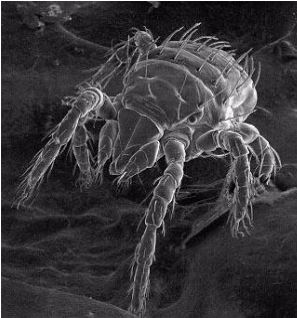
%> input picture GrayscaleImageColoring/MyColorization/desImage02.jpg, 297 x 318 px
$ octave 'myColorization03-冲突-SabreHawk.m'   (GNU Octave 9; MATLAB toolbox functions it lacks are replaced by stand-ins)
%> lines starting %> are read from the running program, lines starting %| are printed output that depends on the picture; in (x1, y1, x2, y2) boxes, pixels count from 0 and x2, y2 are one past the last pixel; in counts of white or black regions, pixels touching at a corner belong together; the program's own positions count from 1
### GrayscaleImageColoring/MyColorization/mySLIC.m
%{
File Illustration:
Creation Time : 2017/5/9
Creator : SabreHawk - Zhiquan Wang

  TimeStep  |    Author     |  Comment
2017 /5 /9  | Zhiquan Wang  |  Create The File
2017 /5 /10 | Zhiquan Wang  |  Complete Function : Initialize Cluster Centers
2017 /5 /11 | Zhiquan Wang  |  Complete Function : Perturb Cluster Centers
            |               |                      To The Lowest Gradient Position In Neighborhood
2017 /5 /12 | Zhiquan Wang  |  Complete Function : Upadate The Cluster Centers & Perform SuperPixel
2017 /5 /18 | Zhiquan Wang  |  Complete Function : Enforce Superpixel Connectivity
2017 /6 /2  | Zhiquan Wang  |  Modify Function   :Modify The Implementation Of The Function (Function Uncompleted)
2017 /6 /11 | Zhiquan Wang  |  Modify Function   :Check BUG And Modify The Implementation Of The Function (Function Completed)
2017 /6 /13 | Zhiquan Wang  |  Modify Function   :Check BUG
2017 /6 /14 | Zhiquan Wang  |  Modify Function   :Check BUG
2017 /6 /19 | Zhiquan Wang  |  Modify Function   :Transform Script To Function
%}
%{
Method Illustration:
Function:
    [1] SuperPixel Segmentation : Merge The Pixels In The Input Image To SuperPixels
Input Parameters:
    [1] inImageMatrix - Target Segmentation Image Matrix
    [2] K - The Approximately Number Of Clustering Pixels
    [3] M - The Factor M In The Formula While Calculating Distance (Ds)
Output Paramenters:
    [1] outImageMatrix - The Segmented Image Which Assigned With Labels
%}

function [outImageMatrix,outClusterNum] = mySLIC(initialImageMatrix,K,M)
if size(size(initialImageMatrix)) == [1,2]
    initialImageMatrix = cat(3,initialImageMatrix,initialImageMatrix,initialImageMatrix);
end
inImageMatrix = rgb2lab(initialImageMatrix);

if nargin == 1
    K = 400;
    M = 40;
end
if nargin == 2
    M = 40;
end

[imHeight ,imWidth,imDepth] = size(inImageMatrix);                         % Get The Size Of Input Image
N = imHeight * imWidth;                                                    % The Numebr Of Pixels
S = ceil(sqrt(N/K));                                                       % The Size Of Each Initial SuperPixels
maxIterator = 15;                                                         % The Maximum Times Of Iterating
%=============================================================================================================%

%=============================================================================================================%
%Set Initial Position Of Each Clustering Pixel
outImageMatrix = zeros(imHeight,imWidth);
% initialize output Image Matrix
%Set The Num Of Rows And Columns
rowNum = fix(imHeight/S);
columnNum = fix(imWidth/S);

rowOffset = imHeight - rowNum * S;
if rowOffset < 0
    rowNum = rowNum - 1;
    rowOffset = imHeight - rowNum * S;
end
rowPerOffset = rowOffset / rowNum;
columnOffset = imWidth - columnNum * S;
if columnOffset < 0
    columnNum = columnNum - 1;
    columnOffset = imHeight - columnNum * S;
end
columnPerOffset = columnOffset / columnNum;
clusterMatrix = zeros(rowNum * columnNum , 6);                             % initialize A Matrix To Storage The Information Of Each Cluster(L,a,b,x,y,size)
clusterCounter = 0;                                                        % Count The Num Of Clustering Pixel While Initializing
for i = 1:rowNum
    for j = 1:columnNum
        %Find Position Of Clustering Pixel
        seedX = ceil((i - 1) * (S + rowPerOffset)  + S / 2);
        seedY = ceil((j - 1) * (S + columnPerOffset) + S / 2);
        %Assign The Values To Clustering Pixel
        clusterMatrix(clusterCounter+1,:) = [inImageMatrix(seedX,seedY,1) inImageMatrix(seedX,seedY,2) inImageMatrix(seedX,seedY,3) seedX seedY 0];
        clusterCounter = clusterCounter + 1;
    end
end

%=============================================================================================================%

%=============================================================================================================%
startTime = clock;
%Move Initial Clustering Pixel To The Lowest Gradient Position(Optional)
isNeedMovement = 0;                                                        % Choose Whether Skip This Step
offset = ceil(S / 4);                                                      % The Offset Of The Size Of Search Aera
if isNeedMovement == 1
    for i = 1:clusterCounter
        tempMinGradient = 1000000;
        tempX = 0;
        tempY = 0;
        for x = clusterMatrix(i,4) - offset:clusterMatrix(i,4)+ offset
            if x<=1 || x >= imHeight
                continue;
            end
            for y = clusterMatrix(i,5) - offset : clusterMatrix(i,5) + offset
                if y<=1 || y >= imWidth
                    continue;
                end
                currentGradient = SLIC_CalculateGradient(inImageMatrix,x,y);
                if currentGradient < tempMinGradient
                    tempMinGradient = currentGradient;
                    tempX = x;
                    tempY = y;
                end
            end
        end
        clusterMatrix(i,:) = [inImageMatrix(tempX,tempY,1),inImageMatrix(tempX,tempY,2),inImageMatrix(tempX,tempY,3),tempX,tempY,1];
        % [6 lines of commented-out code are left out]
    end
end
% [9 lines of commented-out code are left out]

distanceMatrix = ones(imHeight,imWidth) * 100000;                          % Store The Distance From Each Pixel To Closest Matching Cluster Pixel
% And Initialize Its Value To Maximum
labelMatrix = zeros(imHeight,imWidth);                                     % Store The Label Which Indicate The Cluster Pixel Each Pixel Belongs To
neighborhoodSize = fix(S * 2);                                             % The Size Of Each ClusterPixels' Neighborhood
maxIteratorTimes = maxIterator;                                                    % The Maximum Times Of Iterating
if M == 0                                                                  % Factor M In The Formula While Calculating Distance (Ds)
    m = 40;
else
    m = M;
end

for itor_counter = 1 : maxIteratorTimes
    % %Test Code
    % flag = 1;
    for i = 1:clusterCounter
        for j = clusterMatrix(i,4) - neighborhoodSize:clusterMatrix(i,4) + neighborhoodSize
            if j <= 0 || j > imHeight
                continue;
            end
            for k = clusterMatrix(i,5) - neighborhoodSize : clusterMatrix(i,5) + neighborhoodSize
                if k <= 0 || k > imWidth
                    continue
                end
                %Calculate Distance (Ds)
                labDistance = (inImageMatrix(j,k,1) - clusterMatrix(i,1)) ^ 2 + ...
                    (inImageMatrix(j,k,2) - clusterMatrix(i,2)) ^ 2 + ...
                    (inImageMatrix(j,k,3) - clusterMatrix(i,3)) ^ 2 ;
                labDistance = sqrt(labDistance);
                xyDistance  = (j - clusterMatrix(i,4)) ^ 2 + ...
                    (k - clusterMatrix(i,5)) ^ 2 ;
                xyDistance = sqrt(xyDistance);
                Ds = labDistance + (m/S)*xyDistance;
                %                 if flag ==1
                %                     Ds
                %                     flag = 0;
                %                 end
                %Update DistanceMatrix
                if Ds < distanceMatrix(j,k)
                    distanceMatrix(j,k) = Ds;
                    labelMatrix(j,k) = i;
                end
            end
        end
    end
    sigmaSuperPixelMatrix = zeros(clusterCounter,5);
    for pixel_i = 1 : imHeight
        for pixel_j = 1 : imWidth
            sigmaSuperPixelMatrix(labelMatrix(pixel_i,pixel_j),:) = sigmaSuperPixelMatrix(labelMatrix(pixel_i,pixel_j),:) + [inImageMatrix(pixel_i,pixel_j,1),inImageMatrix(pixel_i,pixel_j,2),inImageMatrix(pixel_i,pixel_j,3),pixel_i,pixel_j];
            clusterMatrix(labelMatrix(pixel_i,pixel_j),6) = clusterMatrix(labelMatrix(pixel_i,pixel_j),6) + 1;
        end
    end
    for superpixel_counter = 1: clusterCounter
        sigmaSuperPixelMatrix(superpixel_counter,:) = sigmaSuperPixelMatrix(superpixel_counter,:) / clusterMatrix(superpixel_counter,6);
        clusterMatrix(superpixel_counter,:) = fix([sigmaSuperPixelMatrix(superpixel_counter,:),0]);

    end
end
%=============================================================================================================%
endTime = clock;
%=============================================================================================================%
%Enforce Superpixel Connectivity

superpixelMinSize = ceil(sqrt(N/k));
xDirectionMap = [-1,0,1,0];
yDirectionMap = [0,-1,0,1];
for clusterCounter_i = 1 : clusterCounter
    tempPixelMap = zeros(imHeight,imWidth);
    %Generate A Connection Map
    for height_i = 1:imHeight
        for width_i = 1:imWidth
            if labelMatrix(height_i,width_i) == clusterCounter_i
                tempPixelMap(height_i,width_i) = -1;
            end
        end
    end
    [connectionMap,connectionNum] = bwlabel(tempPixelMap,4); % Return A ConnectionMap Has The Same Size Of Target Matrix
    for connectionCounter_i = 1 : connectionNum
        [xIndex,yIndex] = find(connectionMap == connectionCounter_i);
        pixelNum = size(xIndex);
        if (pixelNum(1) < superpixelMinSize) && (pixelNum(1) > 0)
            for pixelNum_i = 1 : pixelNum(1)
                for direction_i = 1:4
                    tempX = xIndex(1) + xDirectionMap(direction_i);
                    tempY = yIndex(1) + yDirectionMap(direction_i);
                    if tempX>0&&tempX<=imHeight&&tempY>0&&tempY<=imWidth
                        labelMatrix(xIndex(pixelNum_i),yIndex(pixelNum_i)) = labelMatrix(tempX,tempY);
                        break;
                    end
                end
            end
        end
    end
end
% [22 lines of commented-out code are left out]
%% TEST
% [19 lines of commented-out code are left out]
etime(endTime,startTime);

outImageMatrix = labelMatrix;
outClusterNum = clusterCounter;

### GrayscaleImageColoring/MyColorization/LuminanceRemapping.m
function outImageMatrix = LuminanceRemapping(inImageMatrix01,inImageMatrix02)
AveLValue01 = 0;
AveLValue02 = 0;
StandardDeviation01 = 0;
StandardDeviation02 = 0;

[ImageHeight01,ImageWidth01,h01] = size(inImageMatrix01);
[ImageHeight02,ImageWidth02,h02] = size(inImageMatrix02);

for Height_i = 1 : ImageHeight01
    for Width_j = 1 : ImageWidth01
        AveLValue01 = AveLValue01 + inImageMatrix01(Height_i,Width_j,1);
    end
end
for Height_i = 1 : ImageHeight02
    for Width_j = 1 : ImageWidth02
        AveLValue01 = AveLValue02 + inImageMatrix02(Height_i,Width_j,1);
    end
end
AveLValue01 = AveLValue01 / (ImageHeight01 * ImageWidth01);
AveLValue02 = AveLValue02 / (ImageHeight02 * ImageWidth02);

for Height_i = 1 :ImageHeight01
    for Width_j = 1 : ImageWidth01
        StandardDeviation01 = StandardDeviation01 + (inImageMatrix01(Height_i,Width_j,1) - AveLValue01)^2;
    end
end

for Height_i = 1 :ImageHeight02
    for Width_j = 1 : ImageWidth02
        StandardDeviation02 = StandardDeviation02 + (inImageMatrix02(Height_i,Width_j,1) - AveLValue02)^2;
    end
end

StandardDeviation01 = sqrt(StandardDeviation01/(ImageHeight01 * ImageWidth01));
StandardDeviation02 = sqrt(StandardDeviation02/(ImageHeight02 * ImageWidth02));
outImageMatrix = inImageMatrix02;
for Height_i = 1 : ImageHeight02
    for Width_j = 1 : ImageWidth02
        outImageMatrix(Height_i,Width_j,1) = (inImageMatrix02(Height_i,Width_j,1) - AveLValue02) * (StandardDeviation01 / StandardDeviation02) + AveLValue01;
    end
end

### GrayscaleImageColoring/MyColorization/myColorization03-冲突-SabreHawk.m
clear;
clc;

%% 1)Read Grey Destination Image And Colorful Source Image And Resize Images
clear;
clc;
disp('Step One : Read Images');
resizeScale = 0.1;
DesGreyImage = imread('desImage02.jpg');
%> DesGreyImage is the input picture: size 318x297x3 uint8; mean R, G, B 57.6, 55.6, 58.6
DesGreyImage = im2double(DesGreyImage);
%> DesGreyImage: size 318x297x3 double
if size(size(DesGreyImage)) == [1,2]
    DesGreyImage = cat(3,DesGreyImage,DesGreyImage,DesGreyImage);
end
DesGreyImage = rgb2gray(DesGreyImage);
%> DesGreyImage: size 318x297 double
if size(size(DesGreyImage)) == [1,2]
    DesGreyImage = cat(3,DesGreyImage,DesGreyImage,DesGreyImage);
%> DesGreyImage: size 318x297x3 double
end
DesGreyImage = imresize(DesGreyImage,resizeScale);
%> DesGreyImage: size 32x30x3 double
SouColorImage = imread('colorImage02.jpg');
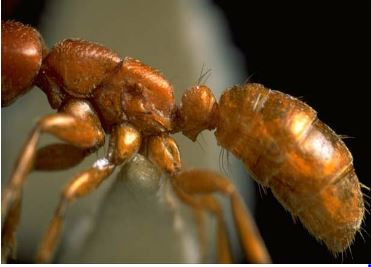
%> input picture GrayscaleImageColoring/MyColorization/colorImage02.jpg, 371 x 267 px
%> SouColorImage is the input picture: size 267x371x3 uint8; mean R, G, B 96, 72.2, 42.1
SouColorImage= im2double(SouColorImage);
%> SouColorImage: size 267x371x3 double
SouColorImage = imresize(SouColorImage,resizeScale);
%> SouColorImage: size 27x38x3 double
[DesGreyImageHeight,DesGreyImageWidth,~] = size(DesGreyImage);
[SouColorImageHeight,SouColorImageWidth,~] = size(SouColorImage);

%% 2)Transform Images From RGB Color Space To Lab Color Space;
disp('Step Two : Transform Color Space');
labDesGreyImage = rgb2lab(DesGreyImage);
%> labDesGreyImage: size 32x30x3 double; mean of channels 1, 2, 3 23.1, 0, 0
labSouColorImage = rgb2lab(SouColorImage);
%> labSouColorImage: size 27x38x3 double; mean of channels 1, 2, 3 32, 6.5, 20.8

%% 3)Segmentation Of Images Using SLIC SuperPixel
disp('Step Three : SLIC Segmentation');
[SegDesGreyLabelMatrix, SegDesGreyLabelNum] = mySLIC(DesGreyImage,300);
%> after the loop in mySLIC, `for i = 1:rowNum`: clusterCounter = 240; clusterMatrix = 240 rows, first 8: [27.03 -0.000911 0.00173 1 1 0; 29.48 -0.000963 0.00182 1 3 0; 30.6 -0.000986 0.00187 1 5 0; 31.96 -0.00101 0.00192 1 7 0; 31.53 -0.00101 0.00191 1 9 0; 24.53 -0.000858 0.00163 1 11 0; 17.21 -0.000703 0.00133 1 13 0; 11.83 -0.000589 0.00112 1 15 0]
%> after the loop in mySLIC, `for itor_counter = 1 : maxIteratorTimes`:
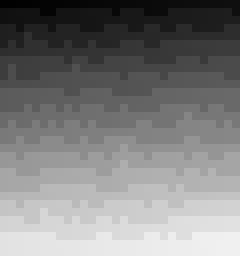
%> labelMatrix: size 32x30 double (shown 8 times larger); min 1, max 240, mean 125.3
%> after the loop in mySLIC, `for itor_counter = 1 : maxIteratorTimes`: clusterMatrix = 240 rows, first 8: [25 0 0 1 1 0; 28 0 0 1 3 0; 30 0 0 1 5 0; 34 0 0 1 6 0; 29 0 0 1 9 0; 24 0 0 1 11 0; 18 0 0 1 12 0; 10 0 0 1 14 0]; sigmaSuperPixelMatrix = 240 rows, first 8: [25.12 -0.00087 0.00165 1 1.5; 28.87 -0.00095 0.0018 1 3.5; 30.6 -0.000986 0.00187 1 5; 34.08 -0.00106 0.00201 1.4 6.8; 29.8 -0.000969 0.00184 1 9.5; 24.53 -0.000858 0.00163 1 11; 18.45 -0.000729 0.00138 1 12.5; 10.15 -0.000503 0.000954 1.33 14.67]
%> the loop in mySLIC, `for clusterCounter_i = 1 : clusterCounter` made 240 passes
%> connectionNum on passes 1 to 3: 1, 1, 1
%> pass 1, in mySLIC, `[connectionMap,connectionNum] = bwlabel(tempPixelMap,4);`:
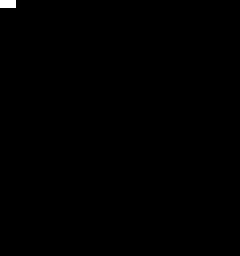
%> connectionMap: size 32x30 double (shown 8 times larger); values 0 (black) and 1 (white), 0.21% white in thin lines or dots, all inside (x1, y1, x2, y2) = (0, 0, 2, 1)
%> after the loop in mySLIC, `for clusterCounter_i = 1 : clusterCounter`:
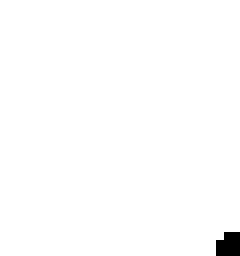
%> tempPixelMap: size 32x30 double (shown 8 times larger); values -1 (black) and 0 (white), 99.2% white; 1 black region (1 under 20 px)
%> after the loop in mySLIC, `for clusterCounter_i = 1 : clusterCounter`: tempX = 30; tempY = 25
%> in mySLIC, `outClusterNum = clusterCounter;`: outClusterNum = 240
%> SegDesGreyLabelNum = 240
[SegSouColorLabelMatrix, SegSouColorLabelNum] =  mySLIC(SouColorImage,300);
%> call 2 of mySLIC, with K = 300
%> after the loop in mySLIC (call 2), `for i = 1:rowNum`: clusterCounter = 247; clusterMatrix = 247 rows, first 8: [10.12 10.63 5.45 1 1 0; 1.42 0.0557 1.59 1 3 0; 4.48 0.604 2.83 1 5 0; 33.04 -3.84 14.01 1 7 0; 41.43 -2.27 17.39 1 9 0; 43 -3.43 20.18 1 11 0; 42.9 -2.49 20 1 13 0; 43.29 -1.64 21.26 1 15 0]
%> after the loop in mySLIC (call 2), `for itor_counter = 1 : maxIteratorTimes`:
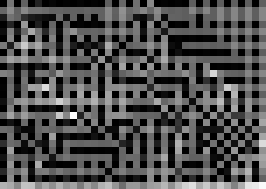
%> distanceMatrix: size 27x38 double (shown 7 times larger); min 0, max 53.74, mean 16.2; drawn with min black and max white
%> after the loop in mySLIC (call 2), `for itor_counter = 1 : maxIteratorTimes`:
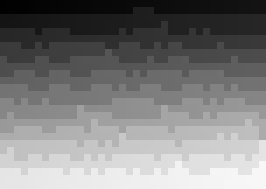
%> labelMatrix: size 27x38 double (shown 7 times larger); min 1, max 247, mean 125.6
%> after the loop in mySLIC (call 2), `for itor_counter = 1 : maxIteratorTimes`: clusterMatrix = 247 rows, first 8: [9 8 4 1 1 0; 1 0 1 1 3 0; 7 0 3 1 5 0; 29 -2 11 1 6 0; 40 -3 17 1 8 0; 43 -3 19 1 10 0; 43 -2 20 1 12 0; 43 -1 21 1 14 0]; sigmaSuperPixelMatrix = 247 rows, first 8: [9.89 8.53 4.31 1.5 1; 1.24 0.909 1.27 1.5 3; 7.21 0.729 3.87 1.5 5; 29.11 -2.4 11.53 1.5 6.5; 40.86 -3.06 17.04 1.5 8.5; 43.02 -3.04 19.69 1.5 10.5; 43.08 -2.13 20.14 1.5 12.5; 43.39 -1.67 21.17 1.4 14.8]
%> the loop in mySLIC (call 2), `for clusterCounter_i = 1 : clusterCounter` made 247 passes
%> pass 1, in mySLIC (call 2), `[connectionMap,connectionNum] = bwlabel(tempPixelMap,4);`:
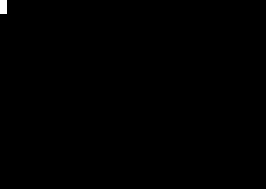
%> connectionMap: size 27x38 double (shown 7 times larger); values 0 (black) and 1 (white), 0.19% white in thin lines or dots, all inside (x1, y1, x2, y2) = (0, 0, 1, 2)
%> after the loop in mySLIC (call 2), `for clusterCounter_i = 1 : clusterCounter`: tempX = 24; tempY = 31
%> (the rest of the program and of its run is left out)
